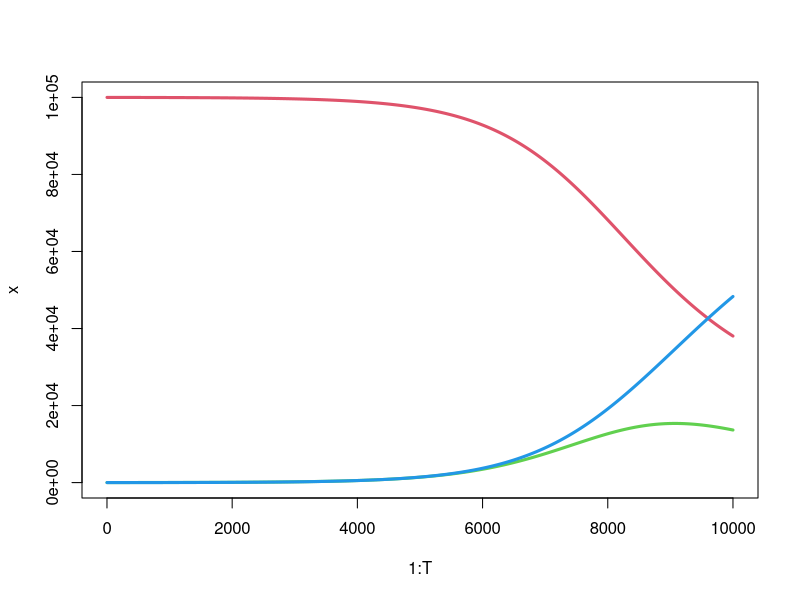

Write R code to recreate this figure.
#実習5.2
COV_example <- function(x.pre,y.pre,z.pre,alpha.pre,beta.pre,trial){

  #未感染者の初期値
  x0 = x.pre
  #感染者の初期値
  y0 = y.pre
  #脱感染者の初期値
  z0 = z.pre
  #時間変化量
  dt = 0.01
  #繰り返し回数
  T = trial
  #感染係数
  alpha = alpha.pre
  #脱感染係数
  beta = beta.pre
  #未感染者、感染者、脱感染者の推移ベクトル
  x=y=z=rep(0,T)
  x[1] = x0
  y[1] = y0
  z[1] = z0
  
  for(t in 1:(T-1)){
    x[t+1] = x[t] - (alpha*x[t]*y[t])*dt
    y[t+1] = y[t] + (alpha*x[t]*y[t]-beta*y[t])*dt
    z[t+1] = z[t] + (beta*y[t])*dt
  }

  plot(x=1:T,x,type="l",col=2,lwd=3,ylim=c(0,x0))
  lines(x=1:T,y,col=3,lwd=3)
  lines(x=1:T,z,col=4,lwd=3)

}

COV_example(1e5,10,0,1e-5*0.2,0.1,10000)
